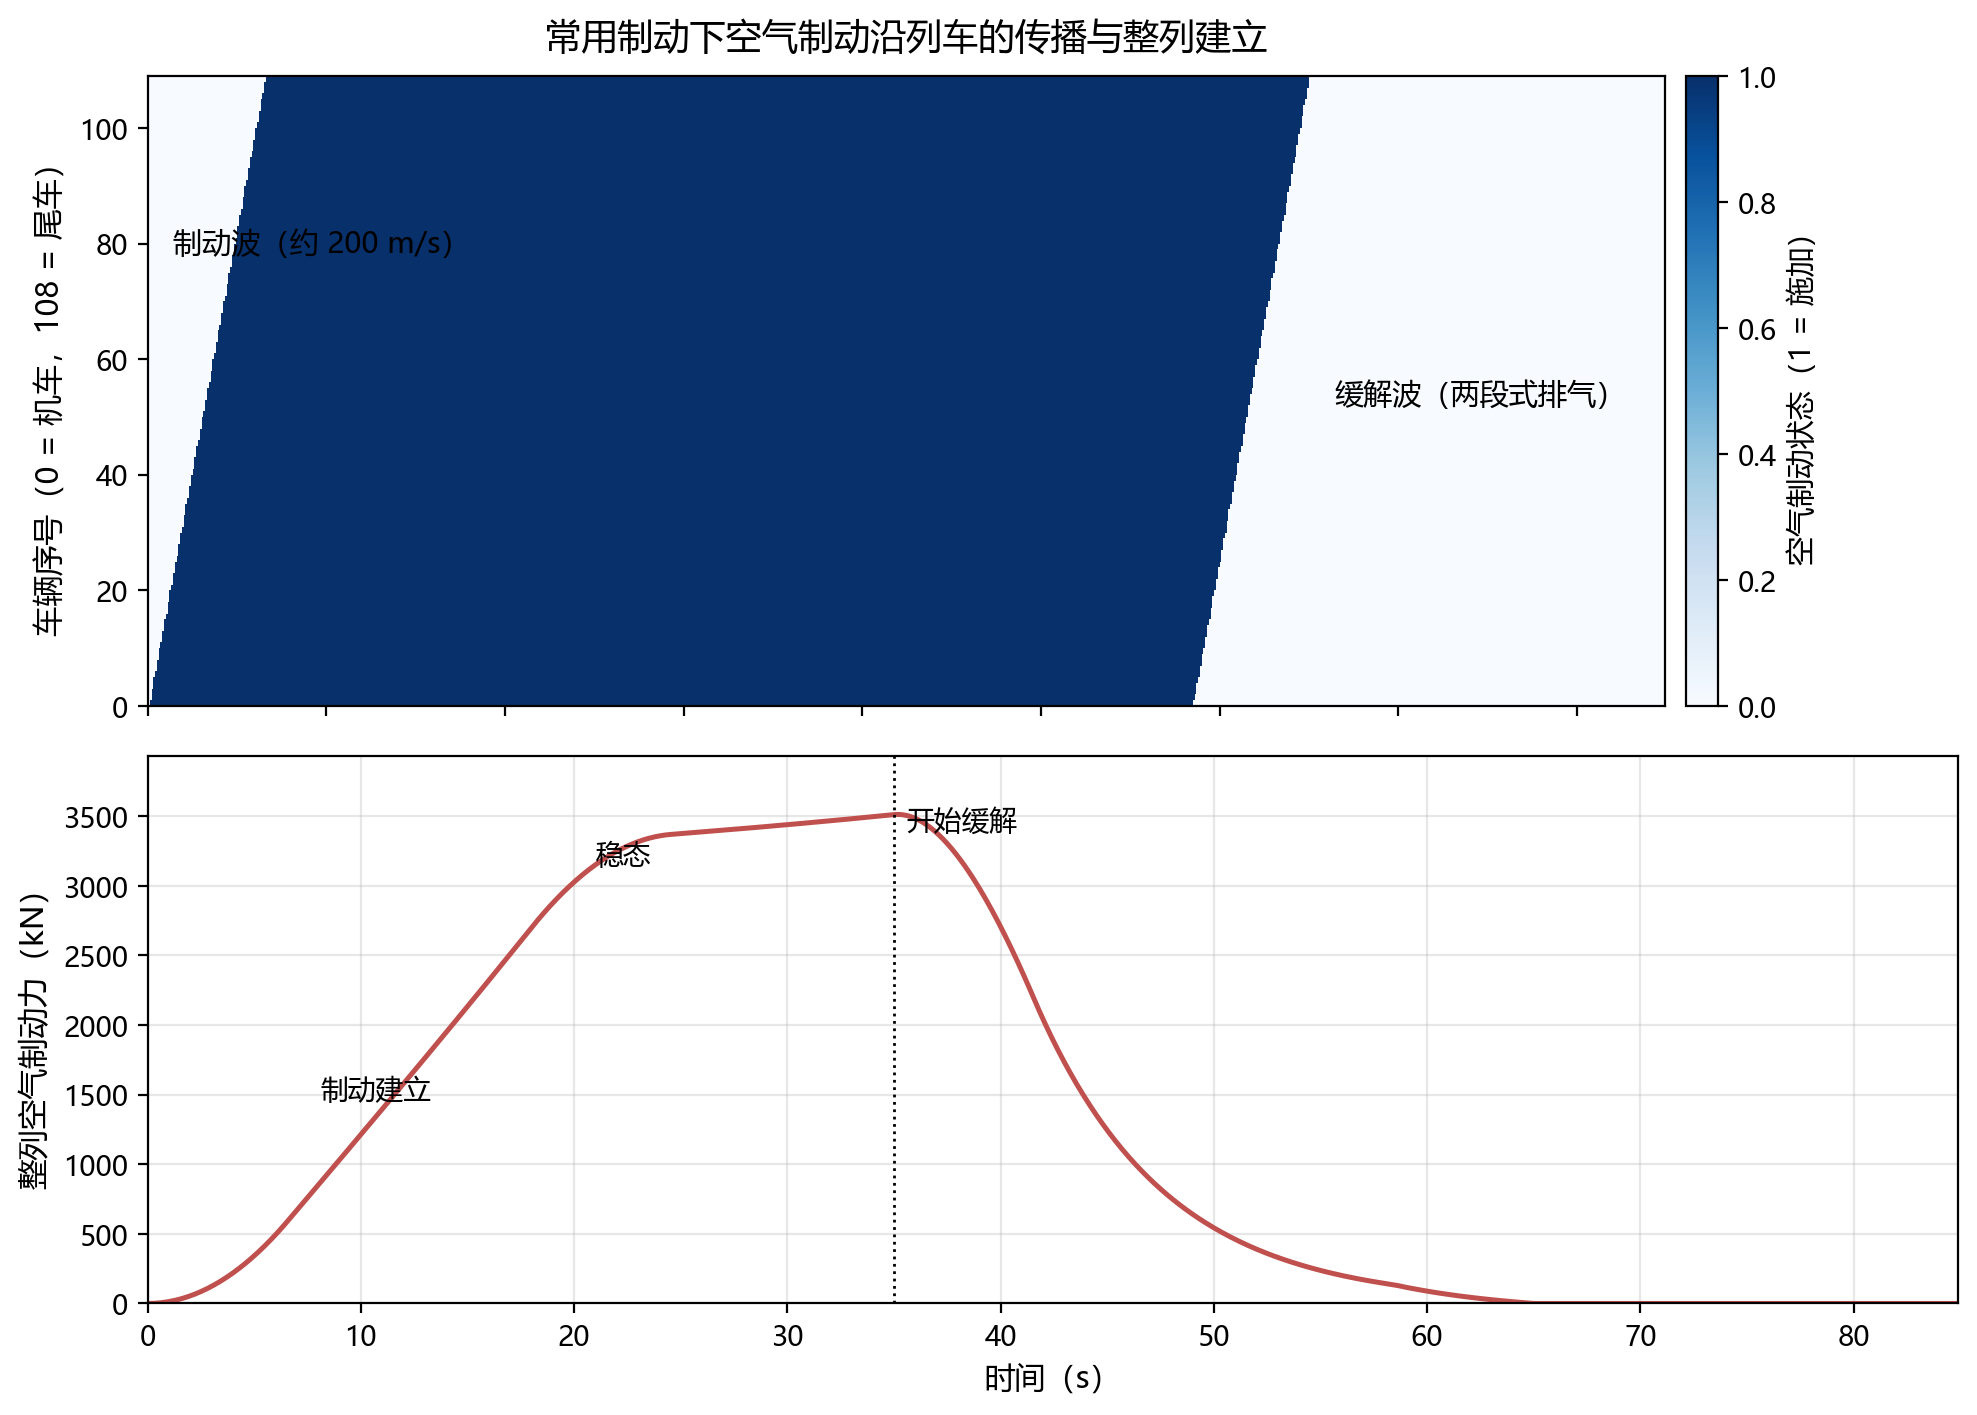

The Python source for this figure:
# -*- coding: utf-8 -*-
"""页 6 空气制动机制图（中期答辩）：制动波传播 + 整列制动力建立 + 缓解。

场景（复刻 src/evaluation/plot_physical_curves.py::run_brake_release，换 PPT 编组口径）：
    平坡、初速 70 km/h、1 台 HXD3B + 108 节 C80（10kt_1plus108，约 10988 t），
    单机车 = 单一波源，制动波从头向尾传播（与上幻灯文案"向尾车传播"一致）。
    SERVICE 常用制动（throttle=-0.5）35 s → 缓解（throttle=0）50 s，dt=0.1。
    不设 sync_loco_brake / eot（1+1 双向波专用，1+0 必须单向）。

数据/绘图分离（生图规范）：
    原始数据 → outputs/sim_validation/phys_validation/brake_build_1plus0_108_<时间戳>/
               （scene_air_brake.npz + run_meta.json，不覆盖）
    图       → images/fig_air_brake_build.png（PPT 策展，允许覆盖）

用法：
    Windows: D:/Anaconda/python.exe fig_air_brake_build.py             # 无归档则仿真+画图
    Windows: D:/Anaconda/python.exe fig_air_brake_build.py --plot-only # 只用最新归档重画
    WSL(traffic_rl)（Windows 缺依赖时）: python fig_air_brake_build.py --sim-only
"""
import sys
import json
import argparse
import logging
from pathlib import Path
from datetime import datetime

import numpy as np
import matplotlib

matplotlib.use("Agg")
import matplotlib.pyplot as plt

plt.rcParams["font.sans-serif"] = ["Microsoft YaHei"]
plt.rcParams["axes.unicode_minus"] = False

ROOT = Path(__file__).resolve().parents[3]
sys.path.insert(0, str(ROOT))

ARCH_ROOT = ROOT / "outputs" / "sim_validation" / "phys_validation"
PREFIX = "brake_build_1plus0_108_"
OUT_PNG = Path(__file__).resolve().parent / "fig_air_brake_build.png"

BRAKE_S, RELEASE_S = 35.0, 50.0
DT = 0.1

logging.basicConfig(level=logging.INFO, format="%(message)s")
logger = logging.getLogger("AirBrakeFig")


def find_latest_archive():
    if not ARCH_ROOT.exists():
        return None
    cands = sorted(ARCH_ROOT.glob(f"{PREFIX}*"))
    cands = [d for d in cands if d.is_dir() and "superseded" not in d.name
             and (d / "scene_air_brake.npz").exists()]
    return cands[-1] if cands else None


def run_sim():
    """平坡常用制动→缓解场景，记录逐车制动力与档位状态，落新归档。"""
    from src.environments.train_env import TrainFormationEnv
    from src.train_dynamics.braking import AirBrakeNotch

    cfg = {
        "consist_preset": "10kt_1plus108",
        "dt": DT,
        "max_steps": 100000,
        "enable_safety": True,
        # 单机车 1+0：单一波源，制动/缓解波均从头向尾传播（勿设 1+1 的双向波开关）
        "sync_loco_brake": False,
        "grade": 0.0,
    }
    env = TrainFormationEnv(cfg)
    env.reset(options={"speed": 70.0 / 3.6})

    n_b = int(BRAKE_S / DT)
    n_r = int(RELEASE_S / DT)
    n_steps = n_b + n_r
    n_veh = env.num_vehicles
    t = np.zeros(n_steps)
    forces = np.zeros((n_steps, n_veh))       # 逐节空气制动力
    active = np.zeros((n_steps, n_veh), dtype=int)
    for k in range(n_steps):
        th = -0.5 if k < n_b else 0.0         # -0.5 → SERVICE 常用档
        t[k] = env.dynamics.time
        forces[k] = env.dynamics._air_braking_forces()
        active[k] = [1 if nr != AirBrakeNotch.RELEASE else 0
                     for nr in env.dynamics.air_brake_state()]
        env.step(np.full(n_veh, th))

    train_length = float(sum(v.length_m for v in env.dynamics.consist.vehicles))

    # 自检：波达时刻 / 有效波速 / 整列峰值 / 缓解衰减
    first_act = np.array([
        t[np.argmax(active[:, i] > 0)] if active[:, i].max() > 0 else np.nan
        for i in range(n_veh)])
    wave_dt = float(np.nanmax(first_act) - np.nanmin(first_act))
    wave_speed = train_length / wave_dt
    # 制动力为负值（阻碍运动），整列制动力量级 = 逐节取绝对值求和
    total = np.abs(forces).sum(axis=1) / 1e3
    peak = float(total.max())
    post = total[n_b:]
    t50 = float(t[n_b + int(np.argmax(post < 0.5 * peak))])
    t90 = float(t[n_b + int(np.argmax(post < 0.1 * peak))])
    logger.info("[self-check] 编组长度 = %.0f m（1×21 + 108×12）", train_length)
    logger.info("[self-check] 制动波传至尾车 Δt = %.2f s，有效波速 = %.0f m/s（配置 200 m/s，判据 B1）",
                wave_dt, wave_speed)
    logger.info("[self-check] 整列 SERVICE 制动力峰值 = %.0f kN", peak)
    logger.info("[self-check] 缓解后制动力降至 50%% / 10%% 时刻 = %.1f s / %.1f s", t50, t90)

    stamp = datetime.now().strftime("%Y%m%d_%H%M%S")
    arch = ARCH_ROOT / f"{PREFIX}{stamp}"
    arch.mkdir(parents=True, exist_ok=True)
    np.savez_compressed(arch / "scene_air_brake.npz", t=t, forces=forces, active=active)
    meta = {
        "timestamp": stamp,
        "purpose": "中期答辩页 6 空气制动机制图（复刻 run_brake_release 场景，1+0×108 PPT 口径）",
        "scenario": {
            "consist_preset": "10kt_1plus108", "n_vehicles": n_veh,
            "grade": 0.0, "init_speed_kmh": 70.0, "brake_s": BRAKE_S,
            "release_s": RELEASE_S, "throttle": -0.5, "dt": DT,
            "sync_loco_brake": False, "eot": False, "enable_safety": True,
            "train_length_m": train_length,
        },
        "metrics": {
            "wave_travel_s": round(wave_dt, 3),
            "wave_speed_eff_mps": round(wave_speed, 1),
            "total_brake_peak_kn": round(peak, 1),
            "release_t50_s": round(t50, 2), "release_t90_s": round(t90, 2),
        },
        "figure": str(OUT_PNG),
        "plot": f'D:/Anaconda/python.exe "{Path(__file__)}" --plot-only',
    }
    (arch / "run_meta.json").write_text(
        json.dumps(meta, ensure_ascii=False, indent=2), encoding="utf-8")
    logger.info("归档 → %s", arch)
    return arch


def plot(arch):
    d = np.load(arch / "scene_air_brake.npz")
    t, forces, active = d["t"], d["forces"], d["active"]
    n_veh = forces.shape[1]
    total = np.abs(forces).sum(axis=1) / 1e3
    peak = total.max()
    n_b = int(np.argmax(t >= BRAKE_S - DT / 2))  # 制动/缓解分界索引
    release_t = t[n_b]

    first_act = np.array([
        t[np.argmax(active[:, i] > 0)] if active[:, i].max() > 0 else np.nan
        for i in range(n_veh)])
    wave_dt = float(np.nanmax(first_act) - np.nanmin(first_act))
    # 缓解前沿实际传播较慢：取最后一节车解除制动的时刻，标注放其右侧空白区
    rel_end = max((float(t[np.flatnonzero(active[:, i] > 0)[-1]])
                   for i in range(n_veh) if active[:, i].max() > 0),
                  default=release_t)

    fig, (ax1, ax2) = plt.subplots(
        2, 1, figsize=(10, 7.2), sharex=True,
        gridspec_kw={"height_ratios": [1.15, 1.0]})

    # 上：制动/缓解波沿列车传播时空图（对角波前 = 有限波速）
    im = ax1.imshow(active.T, aspect="auto", origin="lower", cmap="Blues",
                    extent=[t[0], t[-1], 0, n_veh], interpolation="nearest",
                    vmin=0, vmax=1)
    cb = fig.colorbar(im, ax=ax1, pad=0.012)
    cb.set_label("空气制动状态（1 = 施加）", fontsize=10.5)
    ax1.set_ylabel("车辆序号（0 = 机车，108 = 尾车）", fontsize=11)
    ax1.set_title("常用制动下空气制动沿列车的传播与整列建立", fontsize=13, pad=10)
    ax1.text(max(0.6, wave_dt * 0.22), n_veh * 0.72, "制动波（约 200 m/s）",
             fontsize=10.5, color="black")
    ax1.text(rel_end + 1.5, n_veh * 0.48, "缓解波（两段式排气）",
             fontsize=10.5, color="black")

    # 下：整列总制动力（建立 + 稳态 + 缓解衰减）
    ax2.plot(t, total, color="#c0504d", lw=1.8)
    ax2.set_ylabel("整列空气制动力（kN）", fontsize=11)
    ax2.set_xlabel("时间（s）", fontsize=11)
    ax2.set_ylim(0, peak * 1.12)
    ax2.axvline(release_t, color="black", ls=":", lw=1.0)
    ax2.text(release_t + 0.6, peak * 0.97, "开始缓解", fontsize=10, color="black")
    ax2.text(wave_dt + 1.6, peak * 0.42, "制动建立", fontsize=10, color="black")
    ax2.text(21.0, peak * 0.90, "稳态", fontsize=10, color="black")
    ax2.grid(alpha=0.3)

    fig.tight_layout()
    fig.savefig(OUT_PNG, dpi=200, bbox_inches="tight")
    plt.close(fig)
    logger.info("已生成 %s", OUT_PNG)


def main():
    ap = argparse.ArgumentParser(description="页 6 空气制动机制图（数据/绘图分离）")
    ap.add_argument("--sim-only", action="store_true", help="只跑仿真并归档，不出图（WSL 用）")
    ap.add_argument("--plot-only", action="store_true", help="只用最新归档重画，不跑仿真")
    args = ap.parse_args()

    if not args.plot_only:
        arch = run_sim()
        if args.sim_only:
            return
    else:
        arch = find_latest_archive()
        if arch is None:
            raise FileNotFoundError(f"缺 {PREFIX}* 归档，先运行本脚本（仿真）")
        logger.info("复用归档 %s", arch)
    plot(arch)


if __name__ == "__main__":
    main()
